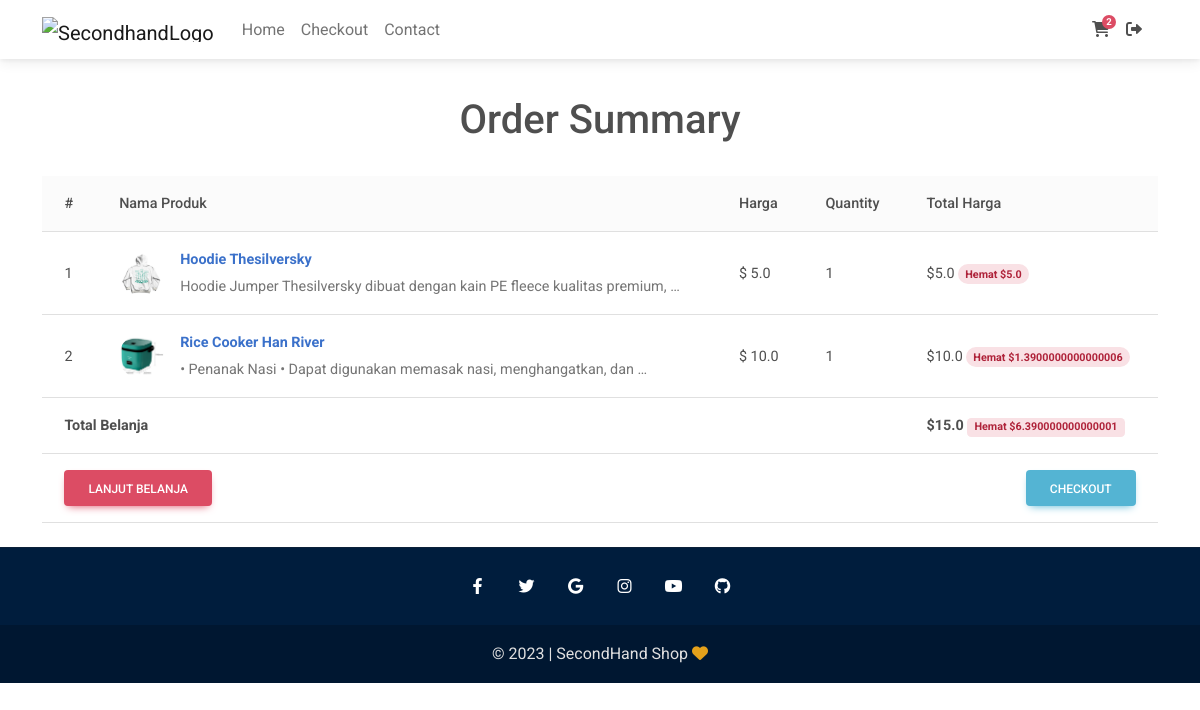
Page /order-summary/ (signed in) on the committed database.
### toko/models.py (models this page shows, shortened)
class Order(models.Model):
    user = models.ForeignKey(User, on_delete=models.CASCADE)
    produk_items = models.ManyToManyField(OrderProdukItem)
    tanggal_mulai = models.DateTimeField(auto_now_add=True)
    tanggal_order = models.DateTimeField(blank=True, null=True)
    ordered = models.BooleanField(default=False)
    alamat_pengiriman = models.ForeignKey('AlamatPengiriman', on_delete=models.SET_NULL, blank=True, null=True)
    payment = models.ForeignKey('Payment', on_delete=models.SET_NULL, blank=True, null=True)
    def get_total_harga_order(self):
        total = 0
        for order_produk_item in self.produk_items.all():
            total += order_produk_item.get_total_item_keseluruan()
        return total
    def get_total_hemat_order(self):
        total = 0
        for order_produk_item in self.produk_items.all():
            total += order_produk_item.get_total_hemat_keseluruhan()
        return total

class OrderProdukItem(models.Model):
    user = models.ForeignKey(User, on_delete=models.CASCADE)
    ordered = models.BooleanField(default=False)
    produk_item = models.ForeignKey(ProdukItem, on_delete=models.CASCADE)
    quantity = models.IntegerField(default=1)
    def get_total_harga_item(self):
        return self.quantity * self.produk_item.harga
    def get_total_harga_diskon_item(self):
        return self.quantity * self.produk_item.harga_diskon
    def get_total_hemat_item(self):
        return self.get_total_harga_item() - self.get_total_harga_diskon_item()
    def get_total_item_keseluruan(self):
        if self.produk_item.harga_diskon:
            return self.get_total_harga_diskon_item()
        return self.get_total_harga_item()
    def get_total_hemat_keseluruhan(self):
        if self.produk_item.harga_diskon:
            return self.get_total_hemat_item()
        return 0

class ProdukItem(models.Model):
    nama_produk = models.CharField(max_length=100)
    harga = models.FloatField()
    harga_diskon = models.FloatField(blank=True, null=True)
    slug = models.SlugField(unique=True)
    deskripsi = models.TextField()
    gambar = models.ImageField(upload_to='product_pics')
    label = models.CharField(choices=PILIHAN_LABEL, max_length=4)
    kategori = models.CharField(choices=PILIHAN_KATEGORI, max_length=2)

### toko/views.py (the view)
# urls.py: path('order-summary/', views.OrderSummaryView.as_view(), name='order-summary'),
class OrderSummaryView(LoginRequiredMixin, generic.TemplateView):
    def get(self, *args, **kwargs):
        try:
            order = Order.objects.get(user=self.request.user, ordered=False)
            context = {
                'keranjang': order
            }
            template_name = 'order_summary.html'
            return render(self.request, template_name, context)
        except ObjectDoesNotExist:
            messages.error(self.request, 'Tidak ada pesanan yang aktif')
            return redirect('/')

### toko/templatetags/cart_template_tags.py (called while the page is built)
@register.filter
def total_produk_dikeranjang(user):
    if user.is_authenticated:
        query = Order.objects.filter(user=user, ordered=False)
        if query.exists():
            return query[0].produk_items.count()
    return 0

### ecomm/templates/order_summary.html (shortened to what this page needs)
{% extends "base.html" %}
{% block content %}
<div class="container">
    <div class="row">
        <div class="col-12 mt-4 mb-4">
            <h1 class="text-center">Order Summary</h1>
        </div>
    </div>
    <table class="table align-middle mb-0 bg-white">
        <thead class="bg-light">
        <tr>
            <th>#</th>
            <th>Nama Produk</th>
            <th>Harga</th>
            <th>Quantity</th>
            <th>Total Harga</th>
        </tr>
        </thead>
        <tbody>
            {% for pItem in keranjang.produk_items.all %}
            <tr>
                <td scope="row">
                    {{ forloop.counter }}
                </td>
                <td>
                    <a href="{% url 'toko:produk-detail' pItem.produk_item.slug %}">
                        <div class="d-flex align-items-center">
                            <img
                                src="{{ pItem.produk_item.gambar.url }}"
                                alt=""
                                style="width: 45px; height: 45px"
                                class="rounded-circle"
                                />
                            <div class="ms-3">
                            <p class="fw-bold mb-1">{{ pItem.produk_item.nama_produk }}</p>
                            <p class="text-muted mb-0"> {{ pItem.produk_item.deskripsi|truncatewords:10 }}</p>
                            </div>
                        </div>
                    </a>
                </td>
                <td>
                    <div>$
                        {% if pItem.produk_item.harga_diskon %}
                        {{ pItem.produk_item.harga_diskon }}
                        {% else %}
                        {{ pItem.produk_item.harga }}
                        {% endif %}
                    </div>
                </td>
                <td>{{ pItem.quantity }}</td>
                <td>
                    {% if pItem.produk_item.harga_diskon %}
                    ${{ pItem.get_total_harga_diskon_item }}
                    <span class="badge badge-danger rounded-pill d-inline">Hemat ${{ pItem.get_total_hemat_item }}</span>
                    {% else %}
                    ${{ pItem.get_total_harga_item }}
                    {% endif %}
                </td>
            </tr>
            {% endfor %}
            {% if keranjang.get_total_harga_order %}
            <tr>
                <td colspan="4"><b>Total Belanja</b></td>
                <td><b>${{ keranjang.get_total_harga_order }}</b>
                    {% if keranjang.get_total_hemat_order %}
                    <span class="badge badge-danger">Hemat ${{ keranjang.get_total_hemat_order }}</span>
                    {% endif %}
                </td>
            </tr>
            <tr>
                <td colspan="5">
                <a class='btn btn-info float-end ml-2' href="{% url 'toko:checkout' %}">Checkout</a>
                <a class='btn btn-danger' href="{% url 'toko:home-produk-list' %}">Lanjut belanja</a>
                </td>
            </tr>
            {% endif %}
        </tbody>
  </table>
</div>
{% endblock content %}

### ecomm/templates/base.html (shortened to what this page needs)
{% load static %}
<!DOCTYPE html>
<html lang="en">
  <head>
    <link
      rel="stylesheet"
      href="https://cdnjs.cloudflare.com/ajax/libs/font-awesome/6.0.0/css/all.min.css"
    />
    <link rel="stylesheet" href="{% static 'css/mdb.min.css' %}" />
    <link rel="stylesheet" href="{% static 'css/custom.css' %}" />
  </head>
  <body>
    {% include 'navbar.html' %}
    <div class="mt-5 pt-4">
    </div>
    {% block content %}
    {% endblock content %}
    {% include 'footer.html' %}
  </body>
</html>

### ecomm/templates/navbar.html (shortened to what this page needs)
{% load cart_template_tags %}
<head>
</head>
<nav class="navbar fixed-top navbar-expand-lg navbar-light bg-white">
    <div class="container">
        <div class="collapse navbar-collapse" id="navbarSupportedContent1">
        <a class="navbar-brand mt-2 mt-sm-0" href="#">
            <img
            src="https://thumbs.dreamstime.com/b/second-hand-stamp-second-hand-round-grunge-stamp-second-hand-sign-second-hand-136961279.jpg"
            height="25"
            alt="SecondhandLogo"
            loading="lazy"
            />
        </a>
        <ul class="navbar-nav me-auto mb-2 mb-lg-0">
            <li class="nav-item active">
            <a class="nav-link " href="/">Home</a>
            </li>
            <li class="nav-item">
            <a class="nav-link" href="{% url 'toko:checkout' %}">Checkout</a>
            </li>
            <li class="nav-item">
                <a class="nav-link" href="{% url 'toko:kontak' %}">Contact</a>
                </li>
        </ul>
        </div>
        <div class="d-flex align-items-center">
            {% if request.user.is_authenticated %}
                <a class="nav-link me-3" href="{% url 'toko:order-summary' %}">
                    <i class="fas fa-shopping-cart"></i>
                    <span class="badge rounded-pill badge-notification bg-danger">{{ request.user|total_produk_dikeranjang }}</span>
                </a>
                <a class="nav-link me-3" href="{% url 'account_logout' %}">
                    <i class="fas fa-right-from-bracket"></i>
                </a>
            {% else %}
                <a class="nav-link me-3" href="{% url 'account_login' %}">
                <i class="fas fa-right-to-bracket"></i>
            {% endif %}
        </div>
    </div>
</nav>

### ecomm/templates/footer.html
<footer class="text-center text-white mt-4" style="background-color: #001d3d">
    <hr class="text-dark">
    <div class="container">
      <section class="mb-3">
        <a
          class="btn-link btn-floating btn-lg text-white"
          href="#!"
          role="button"
          data-mdb-ripple-color="dark">
          <i class="fab fa-facebook-f"></i>
        </a>
        <a
          class="btn-link btn-floating btn-lg text-white"
          href="#!"
          role="button"
          data-mdb-ripple-color="dark"
        ><i class="fab fa-twitter"></i></a>
        <a
          class="btn-link btn-floating btn-lg text-white"
          href="#!"
          role="button"
          data-mdb-ripple-color="dark"
          ><i class="fab fa-google"></i
        ></a>
        <a
          class="btn-link btn-floating btn-lg text-white"
          href="#!"
          role="button"
          data-mdb-ripple-color="dark"
          ><i class="fab fa-instagram"></i
        ></a>
        <a
          class="btn-link btn-floating btn-lg text-white"
          href="#!"
          role="button"
          data-mdb-ripple-color="dark"
          ><i class="fab fa-youtube"></i
        ></a>
        <a
          class="btn-link btn-floating btn-lg text-white"
          href="#!"
          role="button"
          data-mdb-ripple-color="dark"
          ><i class="fab fa-github"></i
        ></a>
      </section>
    </div>
    <div class="text-center p-3" style="background-color: #00000033; color: #E0E0E0;">
      © <script>document.write(new Date().getFullYear());</script>
      | SecondHand Shop <i class="fas fa-heart text-warning"></i>
    </div>
  </footer>

### ecomm/templates/scripts.html (shortened to what this page needs)
{% load static %}

### rows in the picture
OrderProdukItem: produk_item.gambar (picture), produk_item.nama_produk "Hoodie Thesilversky", produk_item.deskripsi "Hoodie Jumper Thesilversky dibuat dengan kain PE fleece kualitas premium, …", produk_item.harga_diskon "5.0", quantity "1", get_total_harga_diskon_item "5.0", get_total_hemat_item "5.0"
OrderProdukItem: produk_item.gambar (picture), produk_item.nama_produk "Rice Cooker Han River", produk_item.deskripsi "• Penanak Nasi • Dapat digunakan memasak nasi, menghangatkan, dan …", produk_item.harga_diskon "10.0", quantity "1", get_total_harga_diskon_item "10.0", get_total_hemat_item "1.3900000000000006"
Order: get_total_harga_order "15.0", get_total_hemat_order "6.390000000000001"

### other values in the picture
{{ request.user|total_produk_dikeranjang }} "2"
